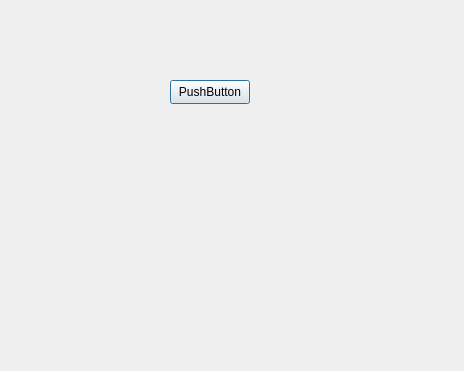
<?xml version="1.0" encoding="UTF-8"?>
<ui version="4.0">
 <class>EditWorkplaceDialog</class>
 <widget class="QDialog" name="EditWorkplaceDialog">
  <property name="geometry">
   <rect>
    <x>0</x>
    <y>0</y>
    <width>464</width>
    <height>371</height>
   </rect>
  </property>
  <property name="windowTitle">
   <string>Dialog</string>
  </property>
  <widget class="QPushButton" name="pushButton">
   <property name="geometry">
    <rect>
     <x>170</x>
     <y>80</y>
     <width>80</width>
     <height>24</height>
    </rect>
   </property>
   <property name="text">
    <string>PushButton</string>
   </property>
  </widget>
 </widget>
 <resources/>
 <connections/>
</ui>
